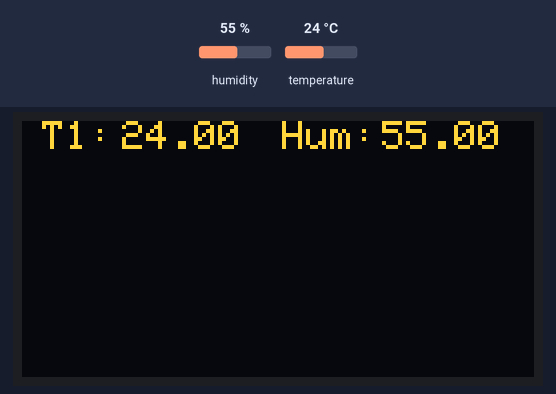
This sketch was run on a simulated Arduino Uno, built with avr-gcc and run on an emulated ATmega328P. On the bench: 128×64 one-colour display. Inputs (shaded band) come from the test bench; at power-on: humidity 55 %, temperature 24 °C. The OLED is the two-colour kind (top 16 rows yellow).

Above: at 2.5 s.
2.6 s: humidity set to 22 %
At 4.9 s:
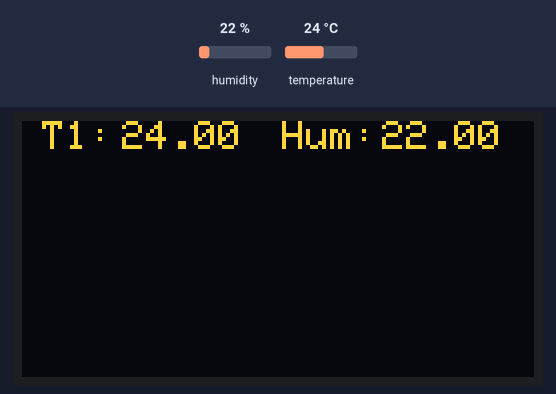
5.6 s: temperature set to 12 °C
At 6.9 s:
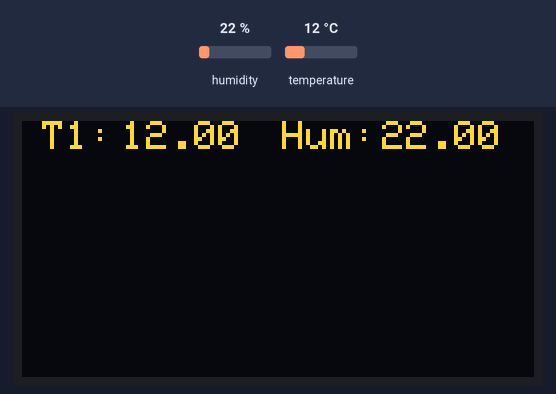
8.6 s: humidity set to 40 %
At 11.0 s:
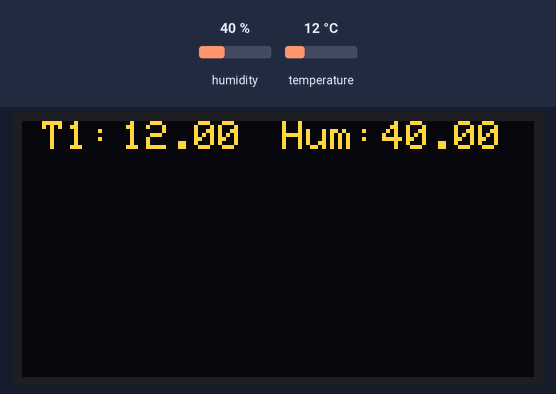
12.1 s: temperature set to 19 °C
Timing chart, 0 to 15.1 s (numbered marks = the images above; inputs shaded):
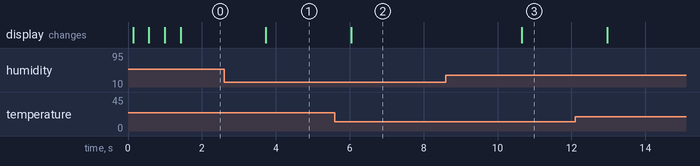

The sketch:

LCD_I2C_SSD1306_DHT22.ino
```cpp
#include <SPI.h>
#include <Wire.h>
#include <Adafruit_GFX.h>
#include <Adafruit_SSD1306.h>
#include<DHT.h>

#define OLED_RESET 4
Adafruit_SSD1306 display(OLED_RESET);

DHT dht(2, DHT22);

float hum;
float temp;

void printWelcome(String message) {
  display.setTextSize(2);
  display.setTextColor(WHITE);
  display.setCursor(20, 0);
  display.println(message);
  display.display();
}

void printWelcome2(String message) {
  display.setTextSize(1);
  display.setTextColor(WHITE);
  display.setCursor(20, 20);
  display.println(message);
  display.display();

  for (int i = 88; i <= 96; i = i + 4) {
    display.setCursor(i, 20);
    display.print(".");
    display.display();
    delay(400);
  }
}

void getValuesDHT22() {
  display.clearDisplay();
  display.setCursor(5, 0);
  display.println("T1: ");
  display.setCursor(65, 0);
  display.println("Hum: ");

  hum = dht.readHumidity();
  temp = dht.readTemperature();

  display.setCursor(25, 0);
  display.println(temp);

  display.setCursor(90, 0);
  display.println(hum);

  display.display();
  delay(300);
}

void setup() {
  Serial.begin(9600);
  display.begin(SSD1306_SWITCHCAPVCC, 0x3C);
  dht.begin();

  display.clearDisplay();
  display.display();

  printWelcome("Welcome");
  printWelcome2("Sensor test");
}

void loop() {
  getValuesDHT22();
}
```

Measured:
- after the input at 2.6 s, the display: changes after 1.1 s (image 1)
- after the input at 5.6 s, the display: changes after 0.44 s (image 2)
- after the input at 8.6 s, the display: changes after 2.1 s (image 3)
